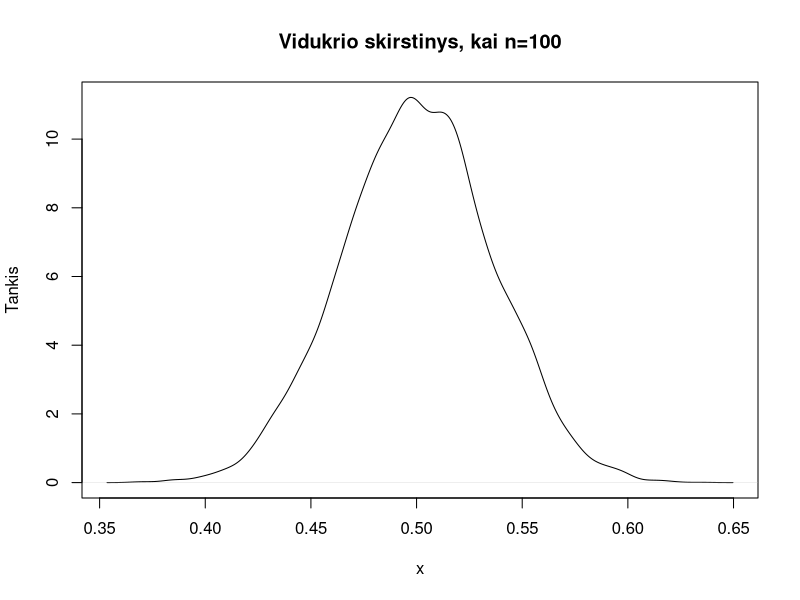

Generate this figure with R:
## ---- chunk 1
#naudojamas Monte Carlo modeliavimas
vidurkis <- function(n) mean(rbeta(n, 0.5, 0.5))
sim = replicate(10000, vidurkis(100))
plot(density(sim), main="Vidukrio skirstinys, kai n=100", xlab="x", ylab="Tankis")
